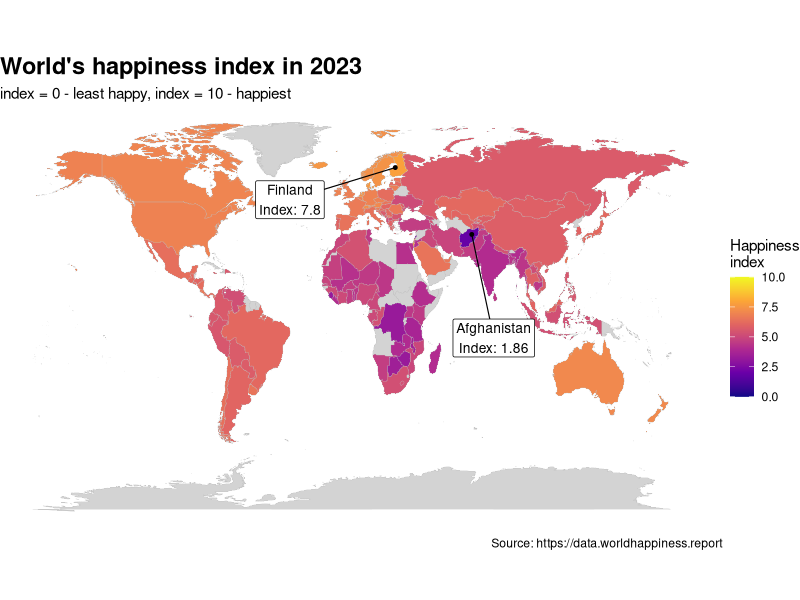

Write R code to recreate this figure.
library(ggplot2)
library(maps)
library(dplyr)



world_map <- map_data("world") %>% 
  rename(region = region)

happiness <- read.csv2("happiness.csv")

happiness <- happiness %>%
  select(Country.name, Ladder.score) %>% 
  mutate(
    Country.name = case_when(
      Country.name == "United States" ~ "USA",
      Country.name == "United Kingdom" ~ "UK",
      Country.name == "Czechia" ~ "Czech Republic",
      Country.name == "State of Palestine" ~ "Palestine",
      Country.name == "Congo (Brazzaville)" ~ "Republic of Congo",
      Country.name == "Congo (Kinshasa)" ~ "Democratic Republic of the Congo",
      Country.name == "Turkiye" ~ "Turkey",
      Country.name == "Taiwan Province of China" ~ "Taiwan",
      TRUE ~ Country.name
    )
  )

data_final <- world_map %>%
  left_join(happiness, by = c("region" = "Country.name"))

## happiest and least happy countries
max_score <- data_final %>%
  arrange(desc(Ladder.score)) %>%
  slice(1)

min_score <- data_final %>%
  arrange(Ladder.score) %>%
  slice(1)

data_max <-  data_final %>%
  filter(region == max_score$region)

data_min <- data_final %>%
  filter(region == min_score$region)


cent_max <- data_max %>%
  summarise(
    long = mean(long, na.rm = TRUE),
    lat = mean(lat, na.rm = TRUE),
    region = first(region),
    Ladder.score = first(Ladder.score)
  )


cent_min <- data_min %>%
  summarise(
    long = mean(long, na.rm = TRUE),
    lat = mean(lat, na.rm = TRUE),
    region = first(region),
    Ladder.score = first(Ladder.score)
  )

points_to_annotate <- bind_rows(cent_max, cent_min) %>%
  mutate(
    label = paste0(region, "\n", "Index: ", round(Ladder.score, 2)),
    label_long = c(-35, 80),
    label_lat = c(50, -10))

  


ggplot(data_final, aes(x = long, y = lat, group = group, fill = Ladder.score)) +
  geom_polygon(color = "gray", size = 0.1) +
  scale_fill_viridis_c(
    option = "C",         
    limits = c(0, 10),    
    na.value = "lightgray", 
    name = "Happiness\nindex"
  ) +
  geom_segment(
    data = points_to_annotate,
    aes(x = long, y = lat, xend = label_long, yend = label_lat),
    inherit.aes = FALSE,
    color = "black",        
    linetype = "solid",     
    size = 0.4) +
  geom_label(
    data = points_to_annotate,
    aes(x = label_long, y = label_lat, label = label),
    inherit.aes = FALSE,
    fill = "white",             
    color = "black",            
    size = 3.5,
    label.padding = unit(0.2, "lines"), 
    label.r = unit(0.1, "lines")) +
  geom_point(
    data = points_to_annotate,
    aes(x = long, y = lat), 
    inherit.aes = FALSE,    
    color = "black",        
    size = 1) +
  theme_void()  +
  coord_fixed(ratio = 1.3)+
  labs(
    title = "World's happiness index in 2023",
    subtitle = "index = 0 - least happy, index = 10 - happiest",
    caption = "Source: https://data.worldhappiness.report") +
  theme(
    plot.title = element_text(
      size = 17,
      face = "bold"))
